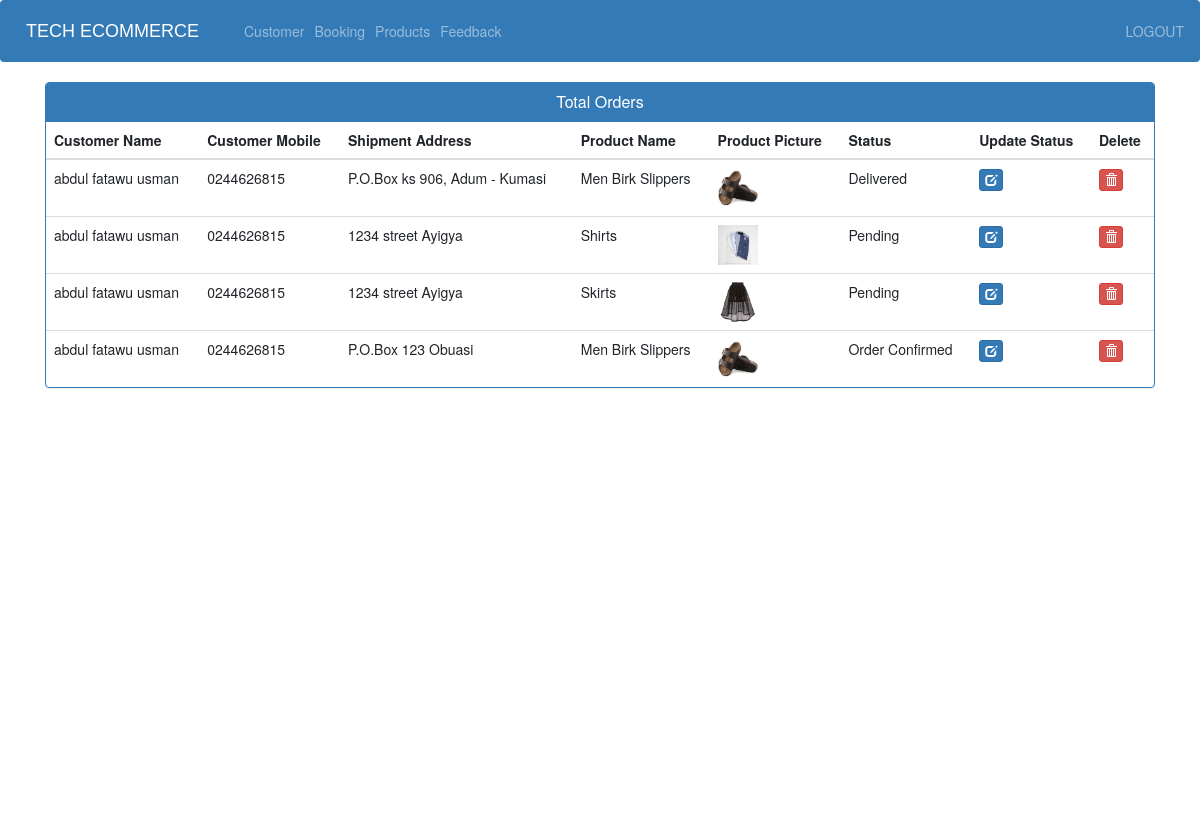
The page /admin-view-booking (signed in) on the database its author committed.
### ecom/models.py (models this page shows, shortened)
class Customer(models.Model):
    user=models.OneToOneField(User,on_delete=models.CASCADE)
    profile_pic= models.ImageField(upload_to='profile_pic/CustomerProfilePic/',null=True,blank=True)
    address = models.CharField(max_length=40)
    mobile = models.CharField(max_length=20,null=False)
    @property
    def get_name(self):
        return self.user.first_name+" "+self.user.last_name

class Orders(models.Model):
    STATUS =(
        ('Pending','Pending'),
        ('Order Confirmed','Order Confirmed'),
        ('Out for Delivery','Out for Delivery'),
        ('Delivered','Delivered'),
    )
    customer=models.ForeignKey('Customer', on_delete=models.CASCADE,null=True)
    product=models.ForeignKey('Product',on_delete=models.CASCADE,null=True)
    email = models.CharField(max_length=50,null=True)
    address = models.CharField(max_length=500,null=True)
    mobile = models.CharField(max_length=20,null=True)
    order_date= models.DateField(auto_now_add=True,null=True)
    status=models.CharField(max_length=50,null=True,choices=STATUS)

class Product(models.Model):
    name=models.CharField(max_length=40)
    product_image= models.ImageField(upload_to='product_image/',null=True,blank=True)
    price = models.PositiveIntegerField()
    description=models.CharField(max_length=40)

### ecom/views.py (the view)
# urls.py: path('admin-view-booking', views.admin_view_booking_view,name='admin-view-booking'),
@login_required(login_url='adminlogin')
def admin_view_booking_view(request):
    orders=models.Orders.objects.all()
    ordered_products=[]
    ordered_bys=[]
    for order in orders:
        ordered_product=models.Product.objects.all().filter(id=order.product.id)
        ordered_by=models.Customer.objects.all().filter(id = order.customer.id)
        ordered_products.append(ordered_product)
        ordered_bys.append(ordered_by)
    return render(request,'ecom/admin_view_booking.html',{'data':zip(ordered_products,ordered_bys,orders)})

### templates/ecom/admin_view_booking.html (shortened to what this page needs)
{% extends 'ecom/admin_base.html' %}
{% load static %}
{% block content %}
<head>
  <link href="//netdna.bootstrapcdn.com/bootstrap/3.0.0/css/bootstrap.min.css" rel="stylesheet" id="bootstrap-css">
</head>
<div class="container">
  <div class="panel panel-primary">
    <div class="panel-heading">
      <h6 class="panel-title">Total Orders</h6>
    </div>
    <table class="table table-hover" id="dev-table">
      <thead>
        <tr>
          <th>Customer Name</th>
          <th>Customer Mobile</th>
          <th>Shipment Address</th>
          <th>Product Name</th>
          <th>Product Picture</th>
          <th>Status</th>
          <th>Update Status</th>
          <th>Delete</th>
        </tr>
      </thead>
      {% for product,customer,order in data %}
      <tr>
        {% for c in customer %}
        <td> {{c.get_name}}</td>
        <td>{{c.mobile}}</td>
        <td>{{order.address}}</td>
        {% endfor %}
        {% for p in product %}
        <td> {{p.name}}</td>
        <td> <img src="{% static p.product_image.url %}" alt="Profile Pic" height="40px" width="40px" /></td>
        <td>{{order.status}}</td>
        <td><a class="btn btn-primary btn-xs" href="{% url 'update-order' order.id  %}"><span class="glyphicon glyphicon-edit"></span></a></td>
        <td><a class="btn btn-danger btn-xs" href="{% url 'delete-order' order.id  %}"><span class="glyphicon glyphicon-trash"></span></a></td>
        {% endfor %}
      </tr>
      {% endfor %}
    </table>
  </div>
</div>
{% endblock content %}

### templates/ecom/admin_view_booking.html (style rules this page uses)
a:link { text-decoration: none; }
h6 { text-align: center; }

### rows shown on the page
Orders: address "P.O.Box ks 906, Adum - Kumasi", status "Delivered"
Customer: get_name "abdul fatawu usman", mobile "0244626815"
Product: name "Men Birk Slippers", product_image (picture)
Orders: address "1234 street Ayigya", status "Pending"
Product: name "Shirts", product_image (picture)
Orders: address "1234 street Ayigya", status "Pending"
Product: name "Skirts", product_image (picture)
Orders: address "P.O.Box 123 Obuasi", status "Order Confirmed"
